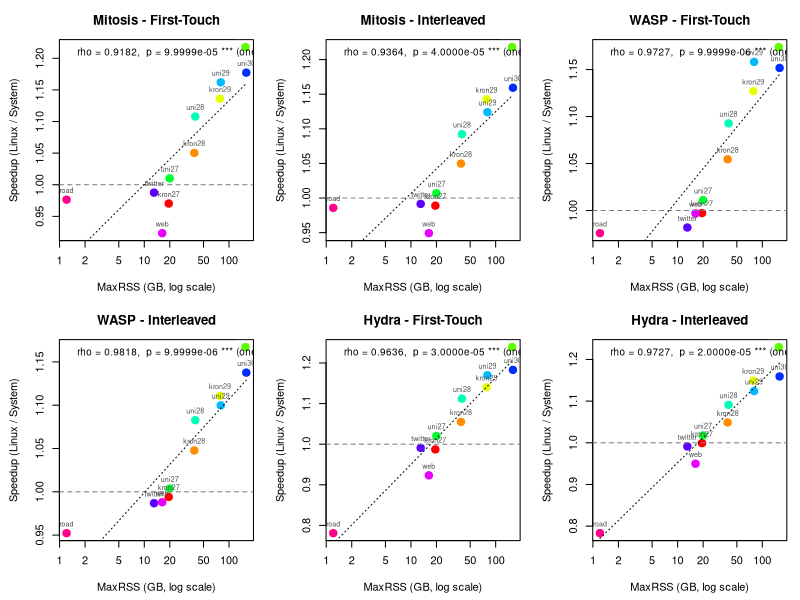

Reproduce this figure in R.
###############################################################################
###   BC: Does speedup over Linux depend on working-set size (maxRSS)?    ###
###   Permutation test on Spearman correlation, per system × policy       ###
###   ONE-SIDED test: H1: rho > 0 (larger RSS → more speedup)            ###
###############################################################################

# =============================================================================
# 1. MaxRSS for BC (GB), per graph
# =============================================================================

maxrss <- c(
  kron27 = 19.42, kron28 = 38.95, kron29 = 78.09, kron30 = 156.41,
  uni27  = 19.96, uni28  = 39.96, uni29  = 79.97, uni30  = 159.95,
  twitter = 13.03, web = 16.27, road = 1.21
)

# =============================================================================
# 2. Runtime data (5 trials per configuration)
# =============================================================================

rt <- list(
  linux_ft_kron27  = c(4.90674, 4.96771, 5.48193, 5.02660, 5.09110),
  linux_ft_kron28  = c(8.66935, 7.96993, 7.66010, 8.59287, 8.44211),
  linux_ft_kron29  = c(13.83380, 13.40707, 15.90102, 16.52888, 12.56563),
  linux_ft_kron30  = c(30.47549, 24.46888, 26.59006, 24.17824, 30.28428),
  linux_ft_uni27   = c(4.49935, 4.88154, 4.67789, 4.62772, 4.67098),
  linux_ft_uni28   = c(7.83971, 7.70742, 8.31134, 7.95331, 7.69698),
  linux_ft_uni29   = c(19.07057, 18.78238, 18.31517, 19.96941, 19.16277),
  linux_ft_uni30   = c(44.19197, 44.22043, 44.82875, 44.88824, 43.75288),
  linux_ft_twitter = c(2.79832, 2.83259, 2.89126, 2.94861, 2.68645),
  linux_ft_web     = c(0.56284, 0.56385, 0.54737, 0.54768, 0.55913),
  linux_ft_road    = c(0.90824, 0.82680, 0.72948, 0.75101, 0.84794),
  
  linux_il_kron27  = c(4.78605, 4.80686, 5.32972, 4.88197, 4.94169),
  linux_il_kron28  = c(8.78344, 8.16744, 7.59457, 8.71115, 8.53845),
  linux_il_kron29  = c(14.67579, 14.27705, 16.77364, 17.36504, 13.46484),
  linux_il_kron30  = c(32.14990, 26.36196, 28.50570, 26.00222, 31.92770),
  linux_il_uni27   = c(4.45827, 4.85439, 4.63438, 4.57764, 4.63659),
  linux_il_uni28   = c(8.07637, 7.91224, 8.57368, 8.15370, 7.96101),
  linux_il_uni29   = c(19.34791, 18.94564, 18.68820, 20.09955, 19.44714),
  linux_il_uni30   = c(45.51456, 45.52018, 45.91590, 45.97901, 45.23997),
  linux_il_twitter = c(2.40730, 2.49194, 2.51397, 2.60181, 2.31846),
  linux_il_web     = c(0.63231, 0.62291, 0.61419, 0.61734, 0.61973),
  linux_il_road    = c(0.93294, 0.90746, 0.76829, 0.82686, 0.91374),
  
  mitosis_ft_kron27  = c(5.08943, 5.09223, 5.66944, 5.19282, 5.21109),
  mitosis_ft_kron28  = c(8.03232, 7.82265, 7.48766, 7.91312, 8.10096),
  mitosis_ft_kron29  = c(12.17419, 12.10902, 13.56354, 14.09708, 11.64859),
  mitosis_ft_kron30  = c(24.66819, 20.49666, 21.83207, 20.19227, 24.48602),
  mitosis_ft_uni27   = c(4.45350, 4.84387, 4.62721, 4.57454, 4.62608),
  mitosis_ft_uni28   = c(7.11425, 6.90640, 7.52905, 7.12829, 6.98391),
  mitosis_ft_uni29   = c(16.47907, 16.10452, 15.85754, 17.09980, 16.47427),
  mitosis_ft_uni30   = c(37.64579, 37.63634, 37.86626, 37.90930, 37.41111),
  mitosis_ft_twitter = c(2.80177, 2.93838, 2.92116, 2.94509, 2.72999),
  mitosis_ft_web     = c(0.62412, 0.60591, 0.58794, 0.59651, 0.59699),
  mitosis_ft_road    = c(0.91552, 0.86029, 0.75084, 0.77058, 0.86449),
  
  mitosis_il_kron27  = c(4.82961, 4.86178, 5.42735, 4.93838, 4.96478),
  mitosis_il_kron28  = c(8.13021, 7.97274, 7.45024, 8.03725, 8.22198),
  mitosis_il_kron29  = c(12.84424, 12.62010, 14.36629, 14.84357, 12.32402),
  mitosis_il_kron30  = c(26.12686, 21.83224, 23.37164, 21.52263, 26.13876),
  mitosis_il_uni27   = c(4.41578, 4.83622, 4.58820, 4.54855, 4.61277),
  mitosis_il_uni28   = c(7.41676, 7.23546, 7.83681, 7.45211, 7.29741),
  mitosis_il_uni29   = c(17.22051, 16.84425, 16.65631, 17.86328, 17.29693),
  mitosis_il_uni30   = c(39.26459, 39.27833, 39.52680, 39.63546, 39.10956),
  mitosis_il_twitter = c(2.45264, 2.52897, 2.54264, 2.59104, 2.32402),
  mitosis_il_web     = c(0.68462, 0.64520, 0.64137, 0.64194, 0.65933),
  mitosis_il_road    = c(0.95611, 0.91802, 0.77916, 0.83655, 0.92218),
  
  wasp_ft_kron27  = c(4.92331, 5.00528, 5.49145, 5.04405, 5.07984),
  wasp_ft_kron28  = c(7.94314, 7.69423, 7.49966, 7.98564, 8.07372),
  wasp_ft_kron29  = c(12.52307, 12.04250, 13.60196, 14.16287, 11.76300),
  wasp_ft_kron30  = c(25.50050, 21.13473, 22.76175, 20.74872, 25.69785),
  wasp_ft_uni27   = c(4.42025, 4.84760, 4.62403, 4.58977, 4.62172),
  wasp_ft_uni28   = c(7.42548, 6.99967, 7.52242, 7.20247, 7.00609),
  wasp_ft_uni29   = c(16.67157, 16.10010, 15.88236, 17.11762, 16.51276),
  wasp_ft_uni30   = c(37.99265, 38.84381, 38.75248, 38.97097, 38.09107),
  wasp_ft_twitter = c(2.84589, 2.93132, 2.93581, 2.96456, 2.74040),
  wasp_ft_web     = c(0.56359, 0.55327, 0.56454, 0.54808, 0.55989),
  wasp_ft_road    = c(0.90751, 0.85162, 0.75002, 0.79521, 0.85946),
  
  wasp_il_kron27  = c(4.79413, 4.82933, 5.40100, 4.92988, 4.94032),
  wasp_il_kron28  = c(8.21073, 7.86941, 7.51824, 8.06240, 8.22909),
  wasp_il_kron29  = c(13.29821, 12.74501, 15.04758, 15.36072, 12.46427),
  wasp_il_kron30  = c(27.10790, 22.54183, 24.65710, 22.28141, 27.59926),
  wasp_il_uni27   = c(4.48185, 4.81685, 4.62983, 4.51850, 4.62588),
  wasp_il_uni28   = c(7.69394, 7.24862, 7.86016, 7.46305, 7.30513),
  wasp_il_uni29   = c(17.54968, 17.64655, 16.68436, 18.53099, 17.35638),
  wasp_il_uni30   = c(40.07167, 39.88642, 40.17865, 40.21686, 40.21491),
  wasp_il_twitter = c(2.46543, 2.51656, 2.54752, 2.62221, 2.34647),
  wasp_il_web     = c(0.64557, 0.62261, 0.61999, 0.61844, 0.63775),
  wasp_il_road    = c(0.99775, 0.93492, 0.82396, 0.84638, 0.96438),
  
  hydra_ft_kron27  = c(4.98719, 5.01230, 5.59173, 5.11344, 5.10233),
  hydra_ft_kron28  = c(7.89403, 7.67714, 7.47336, 7.98161, 8.16017),
  hydra_ft_kron29  = c(12.19525, 11.98156, 13.48334, 14.05485, 11.63432),
  hydra_ft_kron30  = c(24.22452, 20.13112, 21.42900, 19.80251, 24.16154),
  hydra_ft_uni27   = c(4.37346, 4.80972, 4.58331, 4.52122, 4.60576),
  hydra_ft_uni28   = c(7.06685, 6.88440, 7.50384, 7.10232, 6.96770),
  hydra_ft_uni29   = c(16.36981, 15.97858, 15.74845, 16.98174, 16.39432),
  hydra_ft_uni30   = c(37.46504, 37.46699, 37.70730, 37.71466, 37.21890),
  hydra_ft_twitter = c(2.79418, 2.90264, 2.92008, 2.96016, 2.70981),
  hydra_ft_web     = c(0.60778, 0.60674, 0.60390, 0.59455, 0.59883),
  hydra_ft_road    = c(1.12312, 1.06045, 0.95911, 1.00513, 1.05548),
  
  hydra_il_kron27  = c(4.76204, 4.83331, 5.35887, 4.89642, 4.91473),
  hydra_il_kron28  = c(8.06233, 7.97022, 7.51719, 8.11517, 8.18792),
  hydra_il_kron29  = c(12.77821, 12.68349, 14.20056, 14.69924, 12.25762),
  hydra_il_kron30  = c(26.00465, 21.58025, 23.07030, 21.30307, 25.90409),
  hydra_il_uni27   = c(4.35317, 4.77772, 4.56465, 4.50377, 4.55864),
  hydra_il_uni28   = c(7.40846, 7.26121, 7.84156, 7.45651, 7.31540),
  hydra_il_uni29   = c(17.23995, 16.84680, 16.63796, 17.87983, 17.27434),
  hydra_il_uni30   = c(39.34325, 39.32475, 39.53341, 39.52368, 39.09657),
  hydra_il_twitter = c(2.43087, 2.50876, 2.52796, 2.59600, 2.37917),
  hydra_il_web     = c(0.66161, 0.64531, 0.65673, 0.65076, 0.65633),
  hydra_il_road    = c(1.18956, 1.14501, 1.01715, 1.05209, 1.15011)
)

# =============================================================================
# 3. Permutation test on Spearman rho
#    H0: rho <= 0 (no positive association)
#    H1: rho > 0  (larger RSS → more speedup)
#    One-sided test (greater)
# =============================================================================

perm_cor_test <- function(x, y, n_perm = 100000) {
  n <- length(x)
  obs_rho <- cor(x, y, method = "spearman")
  count <- 0
  for (i in seq_len(n_perm)) {
    perm_rho <- cor(sample(x), y, method = "spearman")
    if (perm_rho >= obs_rho) count <- count + 1
  }
  list(rho = obs_rho, p = (count + 1) / (n_perm + 1), n = n)
}

# Helper: format p-value with full precision (scientific notation for small values)
fmt_p <- function(p) {
  ifelse(p < 1e-4, sprintf("%.4e", p), sprintf("%.6f", p))
}

# =============================================================================
# 4. Compute per-graph mean speedup, then test correlation with maxRSS
# =============================================================================

graphs   <- c("kron27","kron28","kron29","kron30",
              "uni27","uni28","uni29","uni30",
              "twitter","web","road")
policies <- c("ft", "il")
pol_lab  <- c(ft = "First-Touch", il = "Interleaved")
systems  <- c("mitosis", "wasp", "hydra")
sys_lab  <- c(mitosis = "Mitosis", wasp = "WASP", hydra = "Hydra")

set.seed(42)
results <- data.frame()
plot_data <- data.frame()

for (sys in systems) {
  for (pol in policies) {
    speedups <- numeric(length(graphs))
    rss_vals <- numeric(length(graphs))
    
    for (i in seq_along(graphs)) {
      g <- graphs[i]
      lk <- paste0("linux_", pol, "_", g)
      sk <- paste0(sys, "_", pol, "_", g)
      # Mean speedup = mean(linux) / mean(system)
      speedups[i] <- mean(rt[[lk]]) / mean(rt[[sk]])
      rss_vals[i] <- maxrss[g]
    }
    
    # Permutation test
    res <- perm_cor_test(rss_vals, speedups)
    
    results <- rbind(results, data.frame(
      System  = sys_lab[sys],
      Policy  = pol_lab[pol],
      Rho     = round(res$rho, 4),
      p_value = res$p,
      p_display = fmt_p(res$p),
      Sig     = ifelse(res$p < 0.001, "***",
                       ifelse(res$p < 0.01,  "**",
                              ifelse(res$p < 0.05,  "*", ""))),
      stringsAsFactors = FALSE
    ))
    
    # Collect for plotting
    for (i in seq_along(graphs)) {
      plot_data <- rbind(plot_data, data.frame(
        System  = sys_lab[sys],
        Policy  = pol_lab[pol],
        Graph   = graphs[i],
        MaxRSS  = rss_vals[i],
        Speedup = speedups[i],
        stringsAsFactors = FALSE
      ))
    }
  }
}

# =============================================================================
# 5. Print results
# =============================================================================

cat("\n")
cat("======================================================================\n")
cat("  BC: Spearman correlation between MaxRSS and Speedup vs Linux\n")
cat("  Permutation test (ONE-SIDED, H1: rho > 0, 100k permutations)\n")
cat("  11 graphs, mean speedup per graph\n")
cat("======================================================================\n\n")

# Print with formatted p-value column
print_results <- results[, c("System", "Policy", "Rho", "p_display", "Sig")]
colnames(print_results)[4] <- "p_value"
print(print_results, row.names = FALSE)

cat("\nInterpretation:\n")
cat("  H1: rho > 0 → larger working sets see MORE speedup over Linux\n")
cat("  Small p → reject H0 in favour of positive association\n")
cat("  * p < 0.05  ** p < 0.01  *** p < 0.001\n")

# =============================================================================
# 5b. Detailed per-graph speedup tables for each system × policy
# =============================================================================

cat("\n")
cat("======================================================================\n")
cat("  Per-graph speedup vs MaxRSS (sorted by MaxRSS ascending)\n")
cat("======================================================================\n")

for (sys in systems) {
  for (pol in policies) {
    label <- paste(sys_lab[sys], "-", pol_lab[pol])
    cat("\n---", label, "---\n")
    cat(sprintf("  %-10s %8s %10s %12s\n",
                "Graph", "RSS(GB)", "Speedup", "% Improv."))
    
    speedups <- numeric(length(graphs))
    rss_vals <- numeric(length(graphs))
    for (i in seq_along(graphs)) {
      g <- graphs[i]
      lk <- paste0("linux_", pol, "_", g)
      sk <- paste0(sys, "_", pol, "_", g)
      speedups[i] <- mean(rt[[lk]]) / mean(rt[[sk]])
      rss_vals[i] <- maxrss[g]
    }
    
    ord <- order(rss_vals)
    for (i in ord) {
      pct <- (speedups[i] - 1) * 100
      cat(sprintf("  %-10s %8.2f %10.4f %+11.2f%%\n",
                  graphs[i], rss_vals[i], speedups[i], pct))
    }
    
    # Summarise: small vs large
    small_idx <- which(rss_vals < 20)
    large_idx <- which(rss_vals >= 40)
    cat(sprintf("  >> Small graphs (RSS < 20 GB, n=%d): mean speedup = %.4f\n",
                length(small_idx), mean(speedups[small_idx])))
    cat(sprintf("  >> Large graphs (RSS >= 40 GB, n=%d): mean speedup = %.4f\n",
                length(large_idx), mean(speedups[large_idx])))
  }
}

# =============================================================================
# 5c. Overall summary across all systems
# =============================================================================

cat("\n")
cat("======================================================================\n")
cat("  Summary: Average speedup by MaxRSS group across all systems\n")
cat("======================================================================\n\n")

for (pol in policies) {
  cat(sprintf("--- %s ---\n", pol_lab[pol]))
  cat(sprintf("  %-10s %12s %12s %12s\n",
              "RSS Group", "Mitosis", "WASP", "Hydra"))
  
  for (grp_label in c("Small (<20GB)", "Medium (20-80GB)", "Large (>80GB)")) {
    vals <- character(3)
    for (si in seq_along(systems)) {
      sys <- systems[si]
      speedups <- numeric(length(graphs))
      rss_vals <- numeric(length(graphs))
      for (i in seq_along(graphs)) {
        g <- graphs[i]
        lk <- paste0("linux_", pol, "_", g)
        sk <- paste0(sys, "_", pol, "_", g)
        speedups[i] <- mean(rt[[lk]]) / mean(rt[[sk]])
        rss_vals[i] <- maxrss[g]
      }
      if (grp_label == "Small (<20GB)")       idx <- which(rss_vals < 20)
      else if (grp_label == "Medium (20-80GB)") idx <- which(rss_vals >= 20 & rss_vals <= 80)
      else                                      idx <- which(rss_vals > 80)
      vals[si] <- sprintf("%.4f", mean(speedups[idx]))
    }
    cat(sprintf("  %-17s %9s %12s %12s\n", grp_label, vals[1], vals[2], vals[3]))
  }
  cat("\n")
}

cat("Interpretation guide:\n")
cat("  If speedup increases monotonically with RSS group (small < medium < large),\n")
cat("  this supports the hypothesis that the tiered-memory systems benefit more\n")
cat("  when the working set is larger (exceeding fast-tier capacity).\n")
cat("  The Spearman rho and one-sided permutation p-value above test this formally.\n")

# =============================================================================
# 6. Scatter plots (base R): Speedup vs MaxRSS, per system × policy
# =============================================================================

pdf("bc_rss_speedup.pdf", width = 14, height = 10)
par(mfrow = c(2, 3), mar = c(4.5, 4.5, 3, 1))

graph_cols <- rainbow(length(graphs))
names(graph_cols) <- graphs

for (sys in systems) {
  for (pol in policies) {
    label <- paste(sys_lab[sys], "-", pol_lab[pol])
    
    # Extract subset
    idx <- plot_data$System == sys_lab[sys] & plot_data$Policy == pol_lab[pol]
    sub <- plot_data[idx, ]
    
    # Annotation from results
    ridx <- results$System == sys_lab[sys] & results$Policy == pol_lab[pol]
    rho_val <- results$Rho[ridx]
    p_str   <- results$p_display[ridx]
    sig_val <- results$Sig[ridx]
    
    plot(sub$MaxRSS, sub$Speedup,
         log = "x", pch = 19,
         col = graph_cols[sub$Graph], cex = 1.5,
         xlab = "MaxRSS (GB, log scale)",
         ylab = "Speedup (Linux / System)",
         main = label)
    abline(h = 1, lty = 2, col = "gray50")
    # Linear fit on log(RSS) for trend line
    fit <- lm(Speedup ~ log2(MaxRSS), data = sub)
    xseq <- seq(min(sub$MaxRSS), max(sub$MaxRSS), length.out = 100)
    lines(xseq, predict(fit, newdata = data.frame(MaxRSS = xseq)),
          lty = 3, col = "black")
    # Annotate with rho and p (one-sided)
    legend("topleft",
           legend = paste0("rho = ", rho_val, ",  p = ", p_str, " ", sig_val,
                           " (one-sided)"),
           bty = "n", cex = 0.9)
    # Label points
    text(sub$MaxRSS, sub$Speedup, labels = sub$Graph,
         pos = 3, cex = 0.65, col = "gray30")
  }
}

dev.off()
cat("\nSaved plot to bc_rss_speedup.pdf\n")
